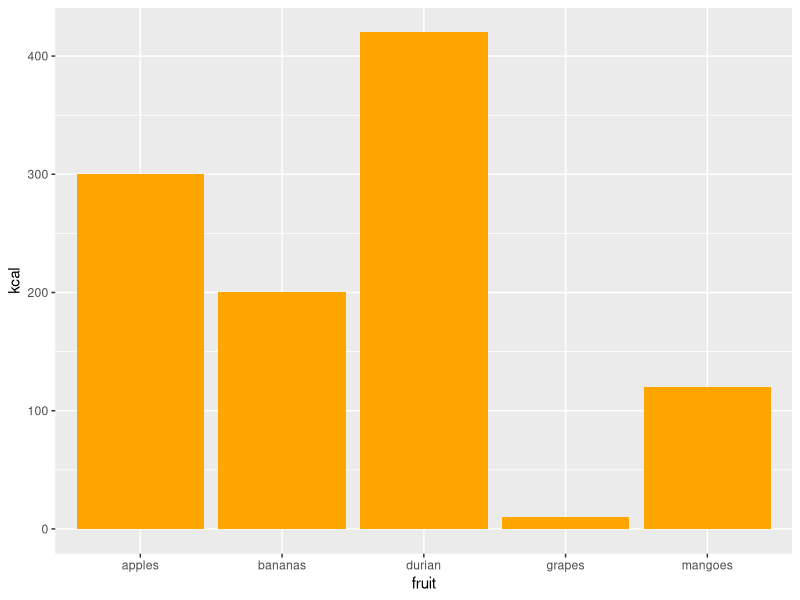

Recreate this plot in R.
library(tidyverse)
library(stringr)

# sample:
read.csv("../data/chicago_edited.csv")


fruit <- c("bananas", "apples", "mangoes", "grapes", "durian")
kcal <- c(200, 300, 120, 10, 420)
bh_df <- data.frame(fruit, kcal)

bh_plot <- ggplot(bh_df) +
  geom_col(aes(
    x = fruit,
    y = kcal
  ),
    fill = "orange")

num <- "2067771122"
word <- "loser"

# bright

chicago <- read.csv("../data/chicago_edited.csv")

#calculations:

chicago_summary <- summary(chicago %>% 
          select(amount_awarded)) # use for a scope
View(chicago_summary)

ccc <- chicago %>% 
  select(amount_awarded)

# coding and getting the summary components

chicago_mean_variable_df <- ccc %>% 
  summarise(mean = mean(amount_awarded, na.rm = TRUE))
chicago_mean <- chicago_mean_variable_df$mean

chicago_median_variable_df <- ccc %>% 
  summarise(x = median(amount_awarded, na.rm = TRUE))
chicago_median <- chicago_median_variable_df$x

chicago_min_variable_df <- ccc %>% 
  filter(amount_awarded == min(amount_awarded, na.rm = TRUE))
chicago_min <- chicago_min_variable_df$amount_awarded[1]

chicago_max_variable_df <- ccc %>% 
  filter(amount_awarded == max(amount_awarded, na.rm = TRUE))
chicago_max <- chicago_max_variable_df$amount_awarded[1]

chicago_total_variable_df <- ccc %>% 
  summarise(x = sum(amount_awarded, na.rm = TRUE))
chicago_total <- chicago_total_variable_df$x

chicago_false_arrest_amt <- chicago %>% 
  filter(str_detect(summary_allegations, "False Arrest"))


# list components

chicago_info <- list()
chicago_info$rows <- nrow(chicago)
chicago_info$cols <- ncol(chicago)
chicago_info$mean <- chicago_mean
chicago_info$median <- chicago_median
chicago_info$min <- chicago_min
chicago_info$max <- chicago_max
chicago_info$range <- chicago_max - chicago_min
chicago_info$std <- sd(chicago$amount_awarded, na.rm = TRUE)

#my additional:

chicago_info$total <- chicago_total_variable_df
chicago_info$false_arrest_charges <- nrow(chicago_false_arrest_amt)

View(chicago_info)

# start of prompt 1


# Of the many different cases within the Chicago police settlement cases, 
# case reason has been the highest settlements median/mean (choose at ur own discretion) 
# reason for these settlements.

# First, I need to find the number and different type of cases:

chicago_cases <- chicago %>% 
  select(summary_allegations)

chicago_cases_unique <- unique(chicago_cases) # i found that there are 12 types
                                              # of cases

chicago_case_summary <- chicago %>% 
  group_by(summary_allegations) %>% 
  count(summary_allegations)

chicago_reasons_money <- chicago %>% 
  group_by(summary_allegations) %>% 
  summarise(avg_settlements = mean(amount_awarded),
            med_settlements = median(amount_awarded))

chicago_cases <- left_join(chicago_reasons_money, 
                           chicago_case_summary,
                           by = "summary_allegations") 

chicago_cases <- chicago_cases %>% 
  mutate(type = str_sub(summary_allegations, 32))

# actual calculations:

chicago_highest_median_df <- chicago_cases %>% 
  filter(med_settlements == max(med_settlements))

chicago_highest_median_type <- chicago_highest_median_df$type 
chicago_highest_median_type <- tolower(chicago_highest_median_type) # STAR
chicago_highest_median <- chicago_highest_median_df$med_settlements 
chicago_highest_median <- prettyNum(chicago_highest_median,
                                    big.mark = ",", 
                                    scientific = FALSE) # STAR
# https://statisticsglobe.com/display-large-numbers-separated-with-comma-in-r
# making 100000000 into 100,000,000


# start of prompt 2:


# The average or median amount of settlements per year in city, is money.

# find how many years there are recorded:

chicago_total_years <- chicago %>% 
  group_by(calendar_year) %>% 
  count(calendar_year) # gives me 10 years, from 2010 - 2019.

chicago_avg_year <- chicago_total / 10

chicago_yearly_df <- chicago %>%
  group_by(calendar_year) %>% 
  summarise(total_settlement = sum(amount_awarded))

chicago_median_df <- chicago_yearly_df %>% 
  summarise(median = median(total_settlement))

chicago_mean_df <- chicago_yearly_df %>% 
  summarise(mean = mean(total_settlement))

chicago_yearly_median <- chicago_median_df$median
chicago_yearly_median <- prettyNum(chicago_yearly_median,
                                  big.mark = ",", 
                                  scientific = FALSE) # STAR


# salma

# salma

la <- read.csv("../data/los_angeles_edited.csv")
LA_info <-list()
LA_info$rows <-nrow(la)
LA_info$columns <-ncol(la)
settlements <- la$amount_awarded
LA_info$median <-median(settlements, na.rm = T)
LA_info$mean <-mean(settlements, na.rm = T)
LA_info$max <-max(settlements, na.rm = T)
LA_info$min <-min(settlements, na.rm = T)
LA_info$range <-range(settlements, na.rm = T)
LA_info$sd <-sd(settlements, na.rm = T)

#functions for additional summary 
num_civil_rights <- la %>%
  filter(str_detect(la$summary_allegations, "Civil Rights"))

LA_gender_discrimination_charges <- la %>%
  filter(str_detect(la$summary_allegations, "Gender Discrimination"))

#additional
LA_info$civilrights <-sum(num_civil_rights$amount_awarded, na.rm = F)
LA_info$gender_discrimination_charges <-nrow(LA_gender_discrimination_charges)

#prompt for dynamic paragraph
#The city of Los Angeles spent a total amount of "dollar amount" on police settlements in 2018. 

year_amt <- la %>% 
  filter(str_detect(la$calendar_year, "2018"))
total_settlements <-sum(year_amt$amount_awarded, na.rm = F)













# paul























